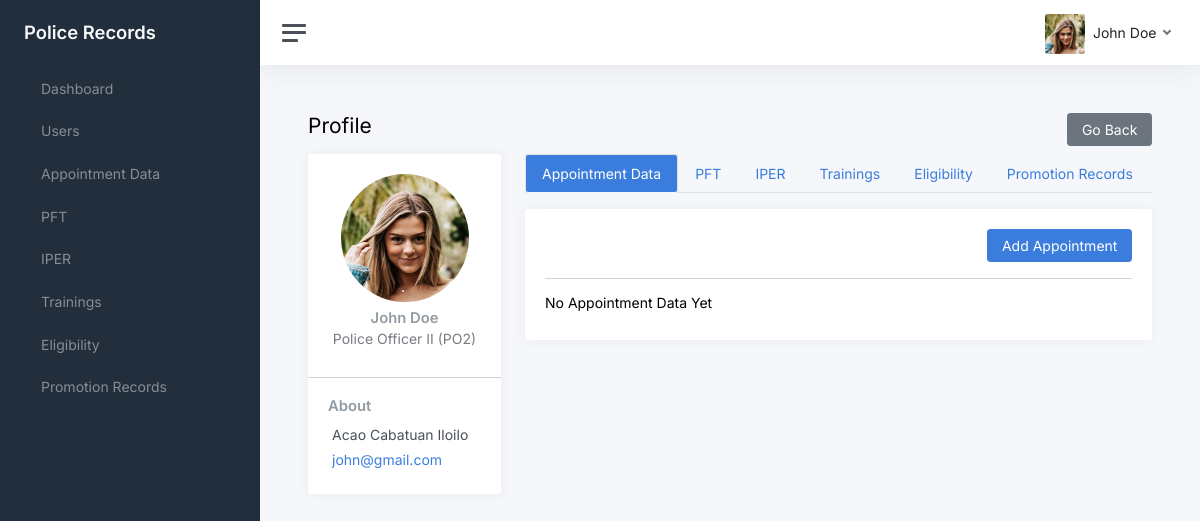
Page /police-records/views/profile?id=1 (signed in) on the committed database.
### tables this page shows
CREATE TABLE `users` (
  `id` int(11) NOT NULL,
  `id_number` varchar(55) NOT NULL,
  `rank_position` text DEFAULT NULL,
  `first_name` varchar(255) NOT NULL,
  `middle_name` varchar(255) DEFAULT NULL,
  `last_name` varchar(255) NOT NULL,
  `address` varchar(255) DEFAULT NULL,
  `email` varchar(255) NOT NULL,
  `password` text DEFAULT NULL,
  `role` varchar(55) DEFAULT NULL,
  `avatar` varchar(255) DEFAULT NULL,
  `date_created` timestamp NOT NULL DEFAULT current_timestamp()
);

CREATE TABLE `promotions` (
  `id` int(11) NOT NULL,
  `user_id` int(11) DEFAULT NULL,
  `rank` text NOT NULL,
  `authority` text NOT NULL,
  `effective_date` date NOT NULL
);

### backend/nodes.php (called while the page is built, shortened)
<?php
require(__DIR__ . "/conn.php");
require(__DIR__ . "/Helpers.php");
$helpers = new Helpers($conn, $_SESSION);

### backend/Helpers.php (called while the page is built, shortened)
<?php
class Helpers
{
  private $conn;
  private $session;
  public function __construct($conn, $session)
  {
    $this->conn = $conn;
    $this->session = $session;
  }
  public function select_all_individual($table, $params)
  {
    $query = $this->conn->query("SELECT * FROM $table WHERE $params");
    return $query->num_rows > 0 ? $query->fetch_object() : null;
  }
  public function select_all_with_params($table, $params)
  {
    $query = $this->conn->query("SELECT * FROM $table WHERE $params");
    $data = array();
    while ($row = $query->fetch_object()) {
      array_push($data, $row);
    }
    return $data;
  }
  public function get_current_user()
  {
    $id = $this->session["id"];
    $query = $this->conn->query("SELECT * FROM users WHERE id='$id'");
    return $query->num_rows > 0 ? $query->fetch_object() : null;
  }
  public function get_user_by_id($user_id)
  {
    $query = $this->conn->query("SELECT * FROM users WHERE id='$user_id'");
    return $query->num_rows > 0 ? $query->fetch_object() : null;
  }
  public function get_full_name($user_id, $format = "")
  {
    $user = $this->get_user_by_id($user_id);
    $fullName = "";
    if (!isset($user->mname)) {
      $fullName = ucwords("$user->first_name $user->last_name");
    }
    return $fullName;
  }
  public function get_avatar_link($user_id)
  {
    $user = $this->get_user_by_id($user_id);
    if ($user->avatar) {
      return SERVER_NAME . "/uploads/avatars/$user->avatar";
    }
    return SERVER_NAME . "/custom-assets/images/default.png";
  }
}

### views/profile.php (the view, shortened to what this page needs)
<?php
require("../backend/nodes.php");
$title = "Profile";
?>
<!DOCTYPE html>
<html lang="en">
<head>
  <?php require("../views/components/head.php"); ?>
</head>
<body>
  <div class="wrapper">
    <?php require("./components/side-bar.php") ?>
    <div class="main">
      <?php require("./components/nav-bar.php") ?>
      <main class="content">
        <div class="container-fluid p-0">
          <div class="mb-3">
            <h1 class="h3 d-inline align-middle"><?= $title ?></h1>
            <button type="button" class="btn btn-secondary float-end" onclick="window.history.back()">
              Go Back
            </button>
          </div>
          <div class="row">
            <div class="col-md-4 col-xl-3">
              <div class="card mb-3">
                <?php
                $userData = $helpers->select_all_individual("users", "id=$_GET[id]");
                $rank_position = $userData->rank_position;
                $promotionRec = $helpers->select_all_individual("promotions", "user_id=$_GET[id] ORDER BY id DESC LIMIT 1");
                if ($promotionRec) {
                  $rank_position = $promotionRec->rank;
                }
                ?>
                <div class="card-body text-center">
                  <img src="<?= $helpers->get_avatar_link($userData->id) ?>" class="img-fluid rounded-circle mb-2" style="width: 128px; height: 128px;" />
                  <h5 class="card-title mb-0">
                    <?= $helpers->get_full_name($userData->id) ?>
                  </h5>
                  <div class="text-muted mb-2">
                    <?= $rank_position ?>
                  </div>
                </div>
                <hr class="my-0" />
                <div class="card-body">
                  <h5 class="h6 card-title">About</h5>
                  <ul class="list-unstyled mb-0">
                    <li class="mb-1">
                      <?= $userData->address ?>
                    </li>
                    <li class="mb-1">
                      <a href="mailto:<?= $userData->email ?>">
                        <?= $userData->email ?>
                      </a>
                    </li>
                  </ul>
                </div>
              </div>
            </div>
            <div class="col-md-8 col-xl-9">
              <ul class="nav nav-tabs nav-pills mb-3" id="pills-tab" role="tablist">
                <li class="nav-item" role="presentation">
                  <a class="nav-link active" id="pills-appointment-tab" data-bs-toggle="tab" href="#appointment" role="tab" aria-controls="pills-appointment" aria-selected="true">
                    Appointment Data
                  </a>
                </li>
                <li class="nav-item" role="presentation">
                  <a class="nav-link " id="pills-pft-tab" data-bs-toggle="tab" href="#pft" role="tab" aria-controls="pills-pft" aria-selected="true">
                    PFT
                  </a>
                </li>
                <li class="nav-item" role="presentation">
                  <a class="nav-link" id="pills-iper-tab" data-bs-toggle="tab" href="#iper" role="tab" aria-controls="pills-iper" aria-selected="true">
                    IPER
                  </a>
                </li>
                <li class="nav-item" role="presentation">
                  <a class="nav-link" id="pills-training-tab" data-bs-toggle="tab" href="#training" role="tab" aria-controls="pills-training" aria-selected="true">
                    Trainings
                  </a>
                </li>
                <li class="nav-item" role="presentation">
                  <a class="nav-link" id="pills-eligibility-tab" data-bs-toggle="tab" href="#eligibility" role="tab" aria-controls="pills-eligibility" aria-selected="false">
                    Eligibility
                  </a>
                </li>
                <li class="nav-item" role="presentation">
                  <a class="nav-link" id="pills-promotion-tab" data-bs-toggle="tab" href="#promotion" role="tab" aria-controls="pills-promotion" aria-selected="false">
                    Promotion Records
                  </a>
                </li>
              </ul>
              <div class="card">
                <div class="card-body">
                  <div class="tab-content" id="pills-tabContent">
                    <div class="tab-pane fade show active" id="appointment" role="tabpanel" aria-labelledby="pills-appointment-tab">
                      <div class="w-100 d-flex justify-content-end">
                        <a href="<?= SERVER_NAME . "/views/add/appointment?id=$userData->id" ?>" class="btn btn-primary">
                          Add Appointment
                        </a>
                      </div>
                      <hr class="mx-0" />
                      <?php
                      $appointmentData = $helpers->select_all_with_params("appointment", "user_id='$userData->id'");
                      if ($appointmentData) :
                      ?>
                        <div class="row">
                          <?php foreach ($appointmentData as $appointment): ?>
                            <div class="card col-md-6 mt-2 px-4 py-2">
                              <div class="text-muted mb-2">
                                <?= date("F d, Y", strtotime($appointment->appointment_date)) ?>
                                <a href="javascript:void(0);" onclick="handleRemove(`appointment`, `id`, `<?= $appointment->id ?>`)">
                                  <span data-feather="trash-2" class="mx-2 text-danger float-end"></span>
                                </a>
                                <a href="<?= SERVER_NAME . "/views/edit/appointment?id=$userData->id&aid=$appointment->id" ?>">
                                  <span data-feather="edit" class="mx-2 float-end"></span>
                                </a>
                              </div>
                              <ul>
                                <li>Appointment Type: <?= $appointment->appointment_type ?></li>
                                <li>Assignment/Station: <?= $appointment->assignment_station ?></li>
                                <li>Tenure: <?= $appointment->tenure ?></li>
                                <li>Status: <?= $appointment->status ?></li>
                                <li>Salary Grade/Step: <?= $appointment->salary ?></li>
                                <li>Government Service Insurance System (GSIS) Number: <?= $appointment->gsis ?></li>
                                <li>PhilHealth Number: <?= $appointment->phil_health ?></li>
                                <li>Pag-IBIG Number: <?= $appointment->pag_ibig ?></li>
                              </ul>
                            </div>
                          <?php endforeach; ?>
                        </div>
                      <?php else: ?>
                        <h6>No Appointment Data Yet</h6>
                      <?php endif; ?>
                    </div>
                  </div>
                </div>
              </div>
            </div>
          </div>
        </div>
      </main>
    </div>
  </div>
</body>
</html>

### views/components/nav-bar.php (shortened to what this page needs)
<nav class="navbar navbar-expand navbar-light navbar-bg">
  <a class="sidebar-toggle js-sidebar-toggle">
    <i class="hamburger align-self-center"></i>
  </a>
  <div class="navbar-collapse collapse">
    <ul class="navbar-nav navbar-align">
      <li class="nav-item dropdown">
        <a class="nav-link dropdown-toggle d-none d-sm-inline-block" href="#" data-bs-toggle="dropdown">
          <img src="<?= $helpers->get_avatar_link($USER->id) ?>" class=" avatar img-fluid rounded me-1" />
          <span class="text-dark">
            <?= $helpers->get_full_name($USER->id) ?>
          </span>
        </a>
      </li>
    </ul>
  </div>
</nav>

### custom-assets/css/custom.css (style rules this page uses)
body { padding: 0 !important; }
img { object-fit: cover; }

### rows in the picture
users: id+avatar (picture), $helpers->get_full_name($USER->id) "John Doe", $helpers->get_full_name($userData->id) "John Doe", address "Acao Cabatuan Iloilo", email "john@gmail.com"
promotions: rank "Police Officer II (PO2)"

### other values in the picture
$menu->title "Dashboard"
$menu->title "Users"
$menu->title "Appointment Data"
$menu->title "PFT"
$menu->title "IPER"
$menu->title "Trainings"
$menu->title "Eligibility"
$menu->title "Promotion Records"
$title "Profile"
